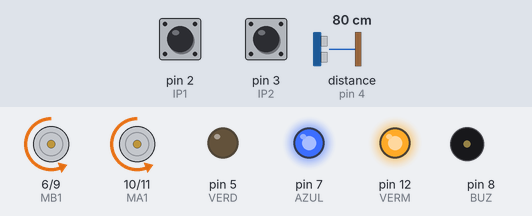
Bench run of a sketch on a simulated Arduino Uno, built with avr-gcc and run on an emulated ATmega328P. On the bench: motor-driver pin pairs drawn as motors (green arrow = first pin HIGH = forward, orange = second pin HIGH = backward, longer = more drive), output pins drawn as LEDs (lit = HIGH), buzzer (waves = sounding, pin HIGH). The inputs (shaded band) are chosen by the test bench; at power-on: pin 2 (IP1) HIGH, pin 3 (IP2) HIGH, distance to the obstacle (sensor on pin 4) 80 cm. The echo pulse lasts 58.3 µs per cm; what the sketch prints to the serial monitor is not drawn.

Above: at 0.2 s.
Timing chart, 0 to 1.7 s (numbered marks = the images above):
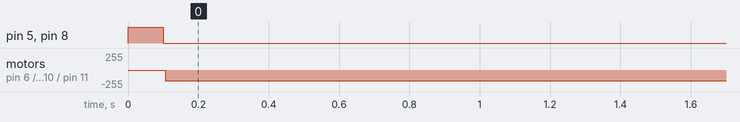

Measured:
- by itself, pin 5 (VERD): HIGH → LOW at 0.10 s
- by itself, pin 8 (BUZ): LOW → HIGH at 0.00 s, → LOW 0.10 s later
- by itself, motor on pin 6 (MB1) / pin 9 (MB2), motor on pin 10 (MA1) / pin 11 (MA2): stopped → backward 160/255 at 0.11 s

The sketch:

teste_MotoresDC_Buz_Ultra3.6.ino
```cpp
/* Sketch:   teste_MotoresDC_3.5
   Objetivo: movimentar RK com comandos simples: mover(), virar()
             e acionando atuadores: Buzzer e LED RGB
   Por:      Prof. Cláudio
   Em:       29.10.2018 - IFG - Campus Goiânia                    */

#include "Rkmotor.h"       // comandos de movimentação do Rk
#include "Rkbuzledultra.h" // comandos dos atuadores: Buzzer e LED RGB

void setup() {
  pinMode(TRIG,OUTPUT); pinMode(ECHO,INPUT);
  pinMode(BUZ, OUTPUT); pinMode(VERM,OUTPUT);
  pinMode(AZUL,OUTPUT); pinMode(VERD,OUTPUT);
  digitalWrite(VERM,HIGH); digitalWrite(VERD,HIGH);
  digitalWrite(AZUL,HIGH); digitalWrite(BUZ, LOW);
  pinMode(MA1, OUTPUT); pinMode(MA2, OUTPUT);
  pinMode(MB1, OUTPUT); pinMode(MB2, OUTPUT);
  pinMode(IP1, INPUT_PULLUP); pinMode(IP2, INPUT_PULLUP);
  pararMotor('*');                                                // desliga ambos motores
  Serial.begin(9600);
  Serial.println("RK - v.1.0 Out/2018\n");
  furosA = furosB = 0;
  attachInterrupt(digitalPinToInterrupt(IP1), motorA, RISING);    // interrupção gerada pelo Encoder do motor 'A'
  attachInterrupt(digitalPinToInterrupt(IP2), motorB, RISING);    // interrupção gerada pelo Encoder do motor 'B'
}

void loop() {
  apitar(0.1);              // Passo A
  if (ultrassom() > 25)
    mover(25, NORMAL);
  else {
    pararMotor('*');
    apitar(0.5);
    fim();
  }
}
```

RKmotor.h
```cpp
/* RKmotor.h - Arquivo cabeçalho para o roboKAW (RK)
   Procedimentos básicos do robô: mover, virar, pararMotor, ...
   22.10.2018 - Prof. Cláudio A. Fleury */

#define MA1           10              // polo 1 do Motor 'A'
#define MA2           11              // polo 2 do Motor 'A'
#define MB1           6               // polo 1 do Motor 'B'
#define MB2           9               // polo 2 do Motor 'B'
#define IP1           2               // pino da interrupção do Encoder 'A'
#define IP2           3               // pino da interrupção do Encoder 'B'
#define FPV           20              // furos do Encoder por volta
#define RAIO          2.825           // diâmetro da roda traseira: 5.65 cm
#define PRAFRENTE     1
#define PRATRAS       2
#define PRAESQ        3
#define PRADIR        4
#define BAIXA         120
#define NORMAL        160
#define ALTA          200
#define FLOAT2INT(x)  ((x)>=0?(int)((x)+0.5):(int)((x)-0.5))
#define AJUSTE_MA     1.0
#define AJUSTE_MB     1.0

/* Protótipos: */
void mover(int dist, byte vel);       // move 'dist' cm em relação ao local no instante do comando
void virar(int angulo);               // vira 'angulo' graus: ang. posit. (anti-horário) vira  p/ esq.
void pararMotor(char motor);          // desliga o motor indicado pelo parâmetro 'motor'
void fim(void);                       // laço eterno para suspender atividades do RK
void acionaMotor(int direcao, char motor, byte vel);

/* Variáveis globais */
volatile int furosA, furosB;          // furos do disco do Encoder dos motores 'A' e 'B', respectivamente
byte Dir_A, PWM_A, Dir_B, PWM_B;

/* Implementações */
void motorA() {                       // ISR para interrupção 0 (pino 2 no SEEEDUINO)
  --furosA;                           // decrementa contador de furos
}

void motorB() {                       // ISR para interrupção 1 (pino 3 no SEEEDUINO)
  --furosB;                           // decrementa contador de furos
}

void fim(void) {
  while (true);
}

void pararMotor(char motor) {
  switch (motor) {
    case 'A': digitalWrite(MA1, LOW); digitalWrite(MA2, LOW); break;
    case 'B': digitalWrite(MB1, LOW); digitalWrite(MB2, LOW); break;
    case '*': digitalWrite(MA1, LOW); digitalWrite(MA2, LOW);
              digitalWrite(MB1, LOW); digitalWrite(MB2, LOW);
  }
}

void finalizaMov(void) {
  if (furosA < -3) {
    furosA = -furosA; digitalWrite(PWM_A, LOW); analogWrite(Dir_A, NORMAL); while (furosA > 0);
    Serial.print("Furos A: ");  Serial.println(furosA, DEC);
  }
  if (furosB < -3) {
    furosB = -furosB; digitalWrite(PWM_B, LOW); analogWrite(Dir_B, NORMAL); while (furosB > 0);
    Serial.print(" Furos B: "); Serial.println(furosB, DEC);
  }
}

void acionaMotor(int dir, char motor, byte vel) {

  Dir_A = MA1; PWM_A = MA2;
  Dir_B = MB1; PWM_B = MB2;                       // padrão: PRAFRENTE
  switch (dir) {                                  // ajusta polaridade dos motores para o 'sentido' desejado
    case PRATRAS:   Dir_A = MA2; PWM_A = MA1;
                    Dir_B = MB2; PWM_B = MB1; break;
    case PRAESQ:    Dir_A = MA2; PWM_A = MA1;
                    Dir_B = MB1; PWM_B = MB2; break;
    case PRADIR:    Dir_A = MA1; PWM_A = MA2;
                    Dir_B = MB2; PWM_B = MB1;
  }
  switch (motor) {                                // liga motor(es)
    case 'A': digitalWrite(Dir_A, LOW); analogWrite(PWM_A, vel*AJUSTE_MA); while (furosA > 0); break;
    case 'B': digitalWrite(Dir_B, LOW); analogWrite(PWM_B, vel*AJUSTE_MB); while (furosB > 0); break;
    case '*': digitalWrite(Dir_A, LOW); analogWrite(PWM_A, vel*AJUSTE_MA);
              digitalWrite(Dir_B, LOW); analogWrite(PWM_B, vel*AJUSTE_MB);
              while (furosA > 0 || furosB > 0);   // aguarda até que o movimento seja finalizado
  }
  finalizaMov(); pararMotor(motor);
  Serial.print("Furos A: "); Serial.print(furosA, DEC); Serial.print(" Furos B: "); Serial.println(furosB, DEC);
}

void virar(int angulo) {
  /* vira 'angulo' (graus): ang. posit. vira  p/ esq. (anti-horário) */
  int dist = abs(angulo)*22/90;

  furosB = furosA = dist;
  // Serial.print("Virar::dist = "); Serial.println(dist);
  if (angulo > 0)                               // vira para esquerda (anti-horário)
    acionaMotor(PRAESQ, '*', NORMAL);
  else                                          // vira para direita (horário)
    acionaMotor(PRADIR, '*', NORMAL);
  delay(1000);
}

void mover(int dist, int vel) {
  /*  Move o RK por uma distância de 'dist' (cm) na velocidade 'vel' (BAIXA, NORMAL, RAPIDO)
     fica em espera ocupada até terminar o movimento comandado (aguarda contagem de furos do encoder)
     Diâmetro da roda: 6,65 cm
     const float circunf = 3.1415 * 6.65 = 20.9; */
  int furos = FLOAT2INT(abs(dist)*20*2.666/20.9)-20;

  if (furos < 20) furos = 21;                   // acionamento mínimo de 1 volta = 20 furos
  furosA = furosB = furos;
  // Serial.print("FurosA: "); Serial.println(furosA, DEC);
  acionaMotor((dist < 0) ? PRATRAS : PRAFRENTE,'*',vel);
  delay(1000);
}

//void desacelera() {
//  while ((furosA > 20) && (furosB > 20));     // aguarda até que falte 1 volta para diminuir a velocidade
//  if (furosA <= 20) {
//    Serial.print("FurosA: "); Serial.println(furosA);
//    analogWrite(pinoPWM_A, BAIXA);            // reduz velocidade do Motor 'A' p/ alcançar contagem precisa de furos
//    while(furosA > 0);
//    pararMotor('A');
//    Serial.print("FurosB: "); Serial.println(furosB);
//    while(furosB > 20);
//    analogWrite(pinoPWM_B, BAIXA);            // reduz velocidade do Motor 'B' p/ alcançar contagem precisa de furos
//    while(furosB > 0);
//    pararMotor('B');
//  }
//  else {
//    Serial.print("FurosB: "); Serial.println(furosB);
//    analogWrite(pinoPWM_B, BAIXA);            // reduz velocidade do Motor 'B' p/ alcançar contagem precisa de furos
//    while(furosB > 0);
//    pararMotor('B');
//    while(furosA > 20);
//    analogWrite(pinoPWM_A, BAIXA);            // reduz velocidade do Motor 'A' p/ alcançar contagem precisa de furos
//    Serial.print("FurosA: "); Serial.println(furosA);
//    while(furosA > 0);
//    pararMotor('A');
//  }
//}

/* Dados Técnicos de tração:
Tensão de alimentação dos motores:  3 ~ 6 VDC
Corrente máxima:                    120 mA
Relação da redução:                 48:1
Rotação do motor em 6 VDC:          260 rpm
Velocidade do carro a 6VDC:         90,6 cm/s (aprox. 1 m/s)
Dimensões da roda:                  6,65 x 2,6 cm
Perímetro da roda:                  20,9 cm                    */
```

Rkbuzledultra.h
```cpp
/* RKbuzled.h - Arquivo cabeçalho para o roboKAW (RK)
   Procedimentos básicos do robô: esperar, apitar, ...
   29.10.2018 - Prof. Cláudio A. Fleury */

#define BUZ           8               // acionamento do buzzer
#define FREQBUZ       1000            // frequência em Hz do apito do buzzer (não é piezo speaker)
#define LIGA          HIGH
#define DESLIGA       LOW
#define VERM          12
#define VERD          5
#define AZUL          7
#define TRIG          5               // pino de disparo dos 8 pulsos de 40 kHz do HC-SR04
#define ECHO          4               // pino de retorno do HC-SR04

/* Protótipos: */
int ultrassom(void);                  // retorna a dist. (cm) do RK ao obstáculo frontal
void esperar(float seg);              // atraso de tempo com CPU ocupada por 'seg' segundos
void apitar(float seg);               // apito em frequência FREQBUZ por 'seg' segundos
void led(byte cor,bool estado);       // liga/desliga ('estado') LED no pino 'cor'

int ultrassom(void) {
  long duracao;
  digitalWrite(TRIG, LOW);            // coloca em nível baixo o pino de disparo (trigger)
  delayMicroseconds(5);               // aguarda tempo mínimo
  digitalWrite(TRIG, HIGH);           // sobe o nível para iniciar emissão de 8 pulsos de 40 kHz
  delayMicroseconds(10);              // aguarda tempo mínimo
  digitalWrite(TRIG, LOW);            // retorna sinal para o nível baixo
  duracao = pulseIn(ECHO, HIGH);      // lê o sinal ECHO e retorna o tempo de viagem dos pulsos em us
  return duracao*0.017;               // calcula e retorna a distância em cm: d = v.t
}

void esperar(float seg) {
  delay(seg*1000);
}

void apitar(float seg) {
  digitalWrite(BUZ, HIGH);
  delay(seg*1000);
  digitalWrite(BUZ, LOW);
}

void led(byte cor,bool estado) {      // LED usado é do tipo Anodo Comum (5V)
  digitalWrite(cor, !estado);
}
```
